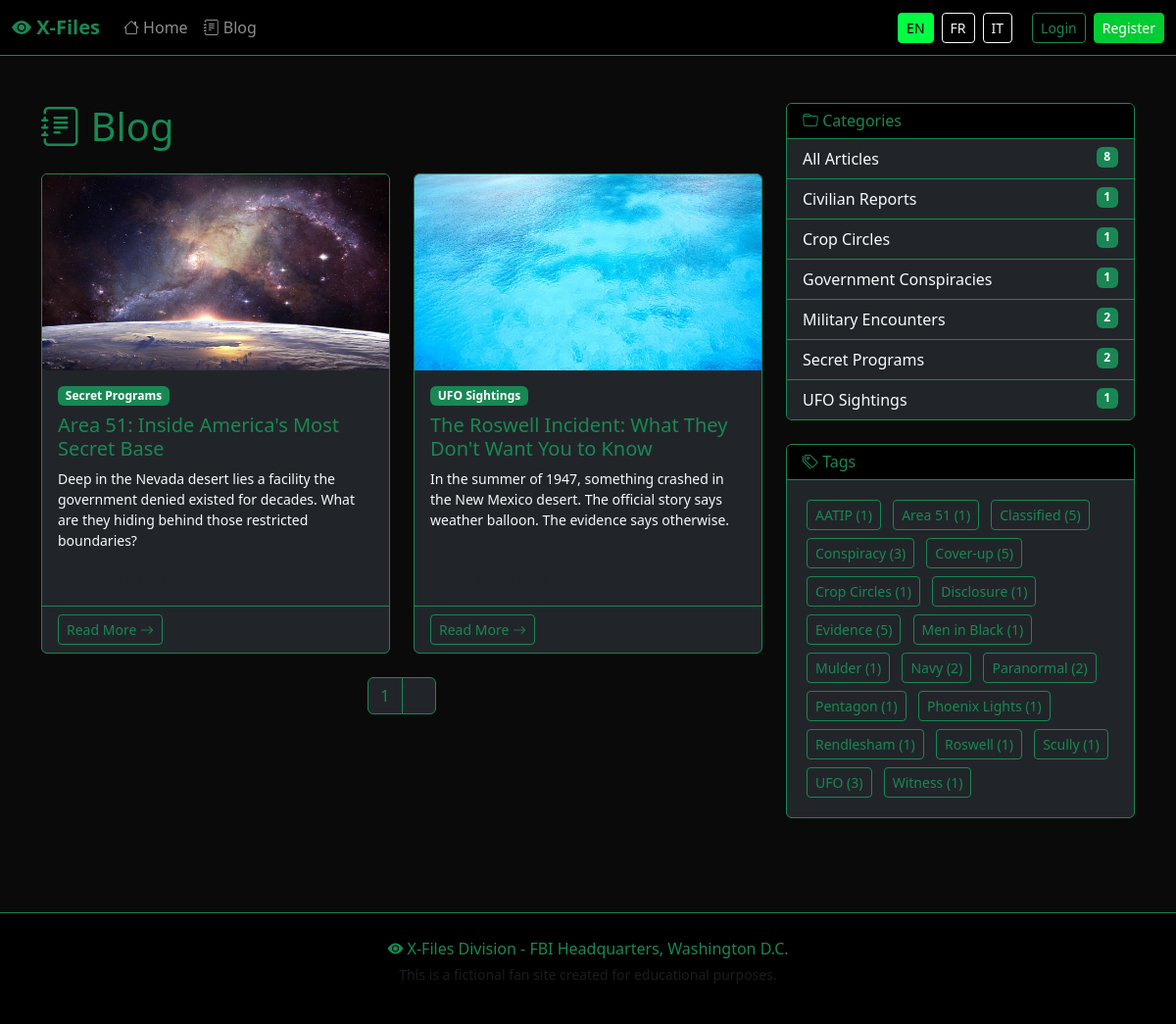
The page /blog.php?page=2&lang=en on the database its author committed.
### tables this page shows
CREATE TABLE IF NOT EXISTS `articles` (
    `id` INT UNSIGNED NOT NULL AUTO_INCREMENT,
    `lang` VARCHAR(5) NOT NULL DEFAULT 'en',
    `translation_group` INT UNSIGNED NULL DEFAULT NULL,
    `title` VARCHAR(255) NOT NULL,
    `slug` VARCHAR(255) NOT NULL,
    `excerpt` TEXT NULL,
    `content` LONGTEXT NOT NULL,
    `featured_image` VARCHAR(500) NULL,
    `category_id` INT UNSIGNED NULL,
    `author_id` INT UNSIGNED NULL,
    `status` ENUM('draft', 'scheduled', 'published', 'archived') NOT NULL DEFAULT 'draft',
    `seo_title` VARCHAR(255) NULL,
    `meta_description` VARCHAR(320) NULL,
    `seo_slug` VARCHAR(255) NULL,
    `og_title` VARCHAR(255) NULL,
    `og_description` VARCHAR(320) NULL,
    `published_at` DATETIME NULL,
    `scheduled_at` DATETIME NULL,
    `created_at` DATETIME NOT NULL DEFAULT CURRENT_TIMESTAMP,
    `updated_at` DATETIME NOT NULL DEFAULT CURRENT_TIMESTAMP ON UPDATE CURRENT_TIMESTAMP,
    PRIMARY KEY (`id`),
    UNIQUE KEY `uk_article_slug_lang` (`slug`, `lang`),
    KEY `idx_article_status` (`status`),
    KEY `idx_article_lang` (`lang`),
    KEY `idx_article_translation` (`translation_group`),
    KEY `idx_article_category` (`category_id`),
    KEY `idx_article_author` (`author_id`),
    KEY `idx_article_published` (`published_at`),
    KEY `idx_article_scheduled` (`scheduled_at`),
    CONSTRAINT `fk_article_category` FOREIGN KEY (`category_id`)
        REFERENCES `categories` (`id`) ON DELETE SET NULL ON UPDATE CASCADE,
    CONSTRAINT `fk_article_author` FOREIGN KEY (`author_id`)
        REFERENCES `users` (`id`) ON DELETE SET NULL ON UPDATE CASCADE
);

CREATE TABLE IF NOT EXISTS `categories` (
    `id` INT UNSIGNED NOT NULL AUTO_INCREMENT,
    `parent_id` INT UNSIGNED NULL DEFAULT NULL,
    `name` VARCHAR(100) NOT NULL,
    `slug` VARCHAR(100) NOT NULL,
    `description` VARCHAR(500) NULL,
    `created_at` DATETIME NOT NULL DEFAULT CURRENT_TIMESTAMP,
    PRIMARY KEY (`id`),
    UNIQUE KEY `uk_cat_slug` (`slug`),
    KEY `idx_cat_parent` (`parent_id`),
    CONSTRAINT `fk_cat_parent` FOREIGN KEY (`parent_id`)
        REFERENCES `categories` (`id`) ON DELETE SET NULL ON UPDATE CASCADE
);

CREATE TABLE IF NOT EXISTS `tags` (
    `id` INT UNSIGNED NOT NULL AUTO_INCREMENT,
    `name` VARCHAR(50) NOT NULL,
    `slug` VARCHAR(50) NOT NULL,
    `created_at` DATETIME NOT NULL DEFAULT CURRENT_TIMESTAMP,
    PRIMARY KEY (`id`),
    UNIQUE KEY `uk_tag_slug` (`slug`)
);

### blog.php (the view, shortened to what this page needs)
<?php
require_once __DIR__ . '/includes/header.php';
$db = getDatabase();
$lang = getCurrentLang();
$page = max(1, (int)($_GET['page'] ?? 1));
$perPage = 6;
$offset = ($page - 1) * $perPage;
$where = 'WHERE a.status = :status AND a.lang = :lang';
$params = ['status' => 'published', 'lang' => $lang];
$countSql = "SELECT COUNT(*) FROM articles a LEFT JOIN categories c ON a.category_id = c.id {$where}";
$stmt = $db->prepare($countSql);
$stmt->execute($params);
$total = (int)$stmt->fetchColumn();
$totalPages = max(1, (int)ceil($total / $perPage));
$sql = "SELECT a.*, c.name AS category_name, c.slug AS category_slug, u.full_name AS author_name
        FROM articles a
        LEFT JOIN categories c ON a.category_id = c.id
        LEFT JOIN users u ON a.author_id = u.id
        {$where}
        ORDER BY a.published_at DESC
        LIMIT {$perPage} OFFSET {$offset}";
$stmt = $db->prepare($sql);
$stmt->execute($params);
$articles = $stmt->fetchAll();
$cats = $db->query("SELECT c.*, COUNT(a.id) AS cnt FROM categories c LEFT JOIN articles a ON a.category_id = c.id AND a.status = 'published' AND a.lang = '{$lang}' GROUP BY c.id ORDER BY c.name")->fetchAll();
$tags = $db->query("SELECT t.*, COUNT(at.article_id) AS cnt FROM tags t LEFT JOIN article_tags at ON at.tag_id = t.id LEFT JOIN articles a ON at.article_id = a.id AND a.status = 'published' AND a.lang = '{$lang}' GROUP BY t.id HAVING cnt > 0 ORDER BY t.name")->fetchAll();
?>
<div class="container py-5">
    <div class="row">
        <div class="col-lg-8">
            <h1 class="text-success mb-4"><i class="bi bi-journal-text"></i> <?= t('blog') ?></h1>
            <div class="row g-4">
            <?php foreach ($articles as $article): ?>
                <div class="col-md-6">
                    <div class="card bg-dark text-light border-success h-100 xfiles-card">
                        <?php if ($article['featured_image']): ?>
                            <img src="<?= featuredImageUrl($article['featured_image']) ?>" class="card-img-top" alt="<?= escape($article['title']) ?>" style="height: 200px; object-fit: cover;">
                        <?php endif; ?>
                        <div class="card-body d-flex flex-column">
                            <?php if ($article['category_name']): ?>
                                <a href="<?= APP_URL ?>/blog.php?category=<?= urlencode($article['category_slug']) ?>" class="badge bg-success text-decoration-none mb-2 align-self-start"><?= escape($article['category_name']) ?></a>
                            <?php endif; ?>
                            <h5 class="card-title text-success">
                                <a href="<?= APP_URL ?>/article.php?slug=<?= urlencode($article['slug']) ?>&lang=<?= $lang ?>" class="text-success text-decoration-none"><?= escape($article['title']) ?></a>
                            </h5>
                            <p class="card-text small flex-grow-1"><?= escape($article['excerpt'] ?? '') ?></p>
                            <div class="mt-auto">
                                <small class="text-muted">
                                </small>
                            </div>
                        </div>
                        <div class="card-footer border-success">
                            <a href="<?= APP_URL ?>/article.php?slug=<?= urlencode($article['slug']) ?>&lang=<?= $lang ?>" class="btn btn-outline-success btn-sm"><?= t('read_more') ?> <i class="bi bi-arrow-right"></i></a>
                        </div>
                    </div>
                </div>
            <?php endforeach; ?>
            </div>
            <?php if ($totalPages > 1): ?>
            <nav class="mt-4">
                <ul class="pagination justify-content-center">
                    <?php for ($i = 1; $i <= $totalPages; $i++): ?>
                        <li class="page-item <?= $i === $page ? 'active' : '' ?>">
                            <a class="page-link bg-dark border-success <?= $i === $page ? 'bg-success text-dark' : 'text-success' ?>" href="?page=<?= $i ?><?= !empty($_GET['category']) ? '&category=' . urlencode($_GET['category']) : '' ?><?= !empty($_GET['tag']) ? '&tag=' . urlencode($_GET['tag']) : '' ?>&lang=<?= $lang ?>"><?= $i ?></a>
                        </li>
                    <?php endfor; ?>
                </ul>
            </nav>
            <?php endif; ?>
        </div>
        <div class="col-lg-4">
            <div class="card bg-dark text-light border-success mb-4">
                <div class="card-header bg-black border-success"><h6 class="mb-0 text-success"><i class="bi bi-folder"></i> <?= t('categories') ?></h6></div>
                <ul class="list-group list-group-flush">
                    <li class="list-group-item bg-dark border-success">
                        <a href="<?= APP_URL ?>/blog.php?lang=<?= $lang ?>" class="text-light text-decoration-none"><?= t('all_articles') ?> <span class="badge bg-success float-end"><?= $total ?></span></a>
                    </li>
                    <?php foreach ($cats as $cat): ?>
                    <?php if ($cat['cnt'] > 0): ?>
                    <li class="list-group-item bg-dark border-success">
                        <a href="<?= APP_URL ?>/blog.php?category=<?= urlencode($cat['slug']) ?>&lang=<?= $lang ?>" class="text-light text-decoration-none">
                            <?= escape($cat['name']) ?> <span class="badge bg-success float-end"><?= $cat['cnt'] ?></span>
                        </a>
                    </li>
                    <?php endif; ?>
                    <?php endforeach; ?>
                </ul>
            </div>
            <div class="card bg-dark text-light border-success">
                <div class="card-header bg-black border-success"><h6 class="mb-0 text-success"><i class="bi bi-tags"></i> <?= t('tags') ?></h6></div>
                <div class="card-body">
                    <?php foreach ($tags as $tag): ?>
                        <a href="<?= APP_URL ?>/blog.php?tag=<?= urlencode($tag['slug']) ?>&lang=<?= $lang ?>" class="btn btn-sm btn-outline-success m-1"><?= escape($tag['name']) ?> (<?= $tag['cnt'] ?>)</a>
                    <?php endforeach; ?>
                </div>
            </div>
        </div>
    </div>
</div>
<?php require_once __DIR__ . '/includes/footer.php'; ?>

### assets/css/style.css (style rules this page uses)
:root { --xf-green: #00ff41; --xf-dark-green: #00cc33; --xf-black: #0a0a0a; --xf-dark: #111111; --xf-warning: #ffc107; }
body.xfiles-body { background-color: var(--xf-black); color: #e0e0e0; font-family: 'Segoe UI', Tahoma, Geneva, Verdana, sans-serif; min-height: 100vh; }
.xfiles-card { transition: transform 0.3s ease, box-shadow 0.3s ease; }
.page-link { transition: all 0.2s; }

### rows shown on the page
articles: featured_image (picture), category.name "Secret Programs", title "Area 51: Inside America's Most Secret Base", excerpt "Deep in the Nevada desert lies a facility the government denied existed for decades. What are they hiding behind those restricted boundaries?"
articles: featured_image (picture), category.name "UFO Sightings", title "The Roswell Incident: What They Don't Want You to Know", excerpt "In the summer of 1947, something crashed in the New Mexico desert. The official story says weather balloon. The evidence says otherwise."
categories: name "Civilian Reports", cnt "1"
categories: name "Crop Circles", cnt "1"
categories: name "Government Conspiracies", cnt "1"
categories: name "Military Encounters", cnt "2"
categories: name "Secret Programs", cnt "2"
categories: name "UFO Sightings", cnt "1"
tags: name "AATIP", cnt "1"
tags: name "Area 51", cnt "1"
tags: name "Classified", cnt "5"
tags: name "Conspiracy", cnt "3"
tags: name "Cover-up", cnt "5"
tags: name "Crop Circles", cnt "1"
tags: name "Disclosure", cnt "1"
tags: name "Evidence", cnt "5"
tags: name "Men in Black", cnt "1"
tags: name "Mulder", cnt "1"
tags: name "Navy", cnt "2"
tags: name "Paranormal", cnt "2"
tags: name "Pentagon", cnt "1"
tags: name "Phoenix Lights", cnt "1"
tags: name "Rendlesham", cnt "1"
tags: name "Roswell", cnt "1"
tags: name "Scully", cnt "1"
tags: name "UFO", cnt "3"
tags: name "Witness", cnt "1"

### other values the page prints
t('site_name') "X-Files"
t('home') "Home"
t('blog') "Blog"
$label "EN"
$label "FR"
$label "IT"
t('login') "Login"
t('register') "Register"
t('categories') "Categories"
t('all_articles') "All Articles"
$total "8"
t('tags') "Tags"
t('footer_text') "X-Files Division - FBI Headquarters, Washington D.C."
t('footer_disclaimer') "This is a fictional fan site created for educational purposes."
